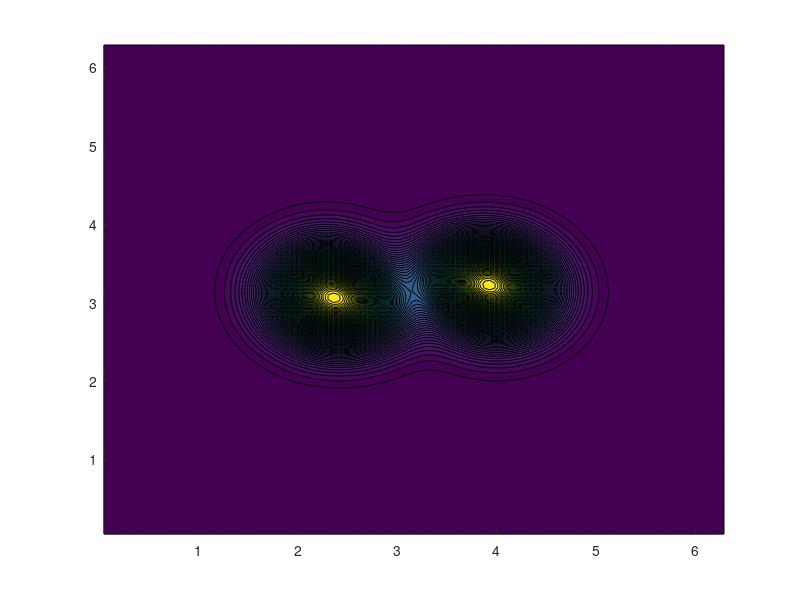

Write MATLAB code to recreate this figure. (Note: this script raises an error after producing the figure.)
clear all

 %Sim ul a ti o n P r ope r ty S e t ti n g
GridSize =128;
Visc = 0.001;

 % Space S e t ti n g
 h=2*pi / GridSize ;
 
 axis = h*[ 1 : 1 : GridSize ] ;
[ x , y]= meshgrid ( axis , axis ) ;
% Time S e t ti n g

FinTime=20;
dt = 0.01;
t =0;

% Movie F i l e Data A l l o c a t i o n Se t Up
FrameRate=100;
Mov(10)=struct( 'cdata' , [ ] , 'colormap' , [ ] ) ;

k=0;
j =1;

% D e fi ni n g I n i t i a l V o r t i c i t y D i s t r i b u t i o n
% exp(-())
% H = exp(-((x-pi+pi/5).^2+(y-pi+pi/5).^2 )/(0.3)) ...
% -exp (-((x-pi-pi/5 ).^2+(y-pi+pi/5 ) .^2 ) / ( 0.2 ) )+ ...
% exp (-((x-pi-pi/5 ).^2+(y-pi-pi/5).^2 )/(0.4 ) ) ;


xc1 = pi-pi/4;
yc1 = pi;
xc2 = pi+pi/4;
yc2 = pi;
H = exp(-pi*((x-xc1).^2 + (y-yc1).^2)) ...
  + exp(-pi*((x-xc2).^2 + (y-yc2).^2)) ;

% Adding Random N oi se t o I n i t i a l V o r t i c i t y
epsilon = 0.3;
Noise = random ( 'unif' , -1 ,1 , GridSize , GridSize );

% Note t h a t f o r Low V i s c o s i t i e s Adding N oi se t o Non−T r i v i a l V o r t i c i t y % D i s t r i b u t i o n r e s u l t s i n blow up , s o e i t h e r do pure
% n oi s e o r smooth data

% w = H+epsilon*Noise ;
w = H;

w_hat = fft2(w) ;

%%%%%%%%% Method Be gin s Here %%%%%%%%%%

kx=1i * ones( 1 , GridSize )'*(mod ( ( 1 : GridSize )-ceil( ...
GridSize/2+1) , GridSize )-floor( GridSize/ 2 ) ) ;

ky=1i*(mod ( ( 1 : GridSize )'- ceil( GridSize/2+1) , GridSize )- ...
floor( GridSize / 2 ) )*ones( 1 , GridSize ) ;

AliasCor = kx<2/3*GridSize & ky<2/3*GridSize ;
Lap_hat=kx.^2+ky.^2 ;

ksqr = Lap_hat ; ksqr(1,1) =1;

while t<FinTime

psi_hat = -w_hat./ ksqr ;
u =real( ifft2 ( ky .*psi_hat ) ) ;

v =real ( ifft2 (-kx.*psi_hat ) ) ;

w_x = real ( ifft2 ( kx.*w_hat ) ) ;

w_y = real ( ifft2 ( ky.*w_hat ) ) ;

VgradW = u.*w_x + v.*w_y ;
VgradW_hat = fft2(VgradW) ;

VgradW_hat = AliasCor.*VgradW_hat ;

%Crank−Ni c h ol s o n Update Method

w_hat_update =  1./( 1 / dt - 0.5*Visc*Lap_hat ).*( ( 1 / dt ...
+0.5* Visc*Lap_hat ).*w_hat-VgradW_hat) ;


if( k==FrameRate )

w = real (ifft2(w_hat_update ) ) ;

%Vel=s q r t (u.ˆ2+v . ˆ 2 ) ; %This i s f o r p l o t t i n g
% v e l o c i t y

contourf(x,y,w,80,'edgecolor','none') ;
colorbar ;

shading flat ; colormap ( 'jet' ) ;
drawnow
Mov( j )=getframe ;
k=0;
j=j+1;
end
w_hat=w_hat_update ;
t=t+dt ;
k=k+1;
end


 